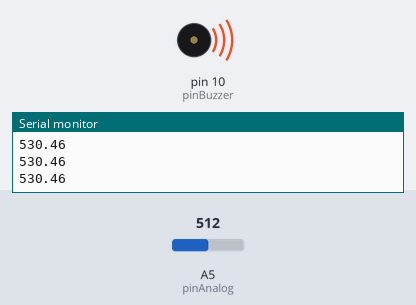
A sketch run on a simulated Arduino Uno, built with avr-gcc and run on an emulated ATmega328P. Shown: buzzer (waves = sounding), the last lines printed to the serial monitor. The inputs (shaded band) are chosen by the test bench; at power-on: A5 (pinAnalog) = 512.

Above: at 0.9 s.
1.3 s: A5 (pinAnalog) set to 25
At 1.71 s:
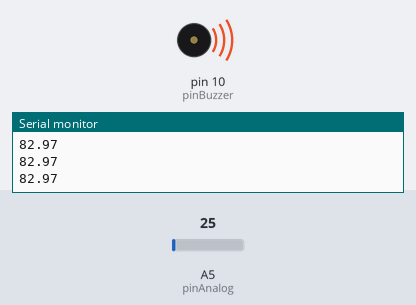
4.3 s: A5 (pinAnalog) set to 19
At 5.1 s:
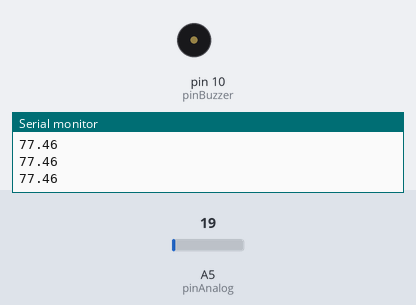
5.8 s: A5 (pinAnalog) set to 90
At 6.31 s:
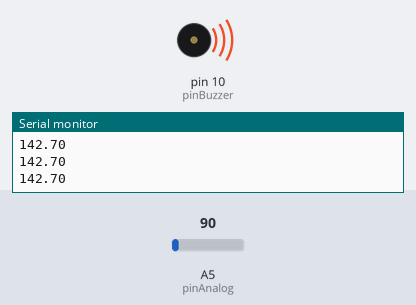
8.8 s: A5 (pinAnalog) set to 0
At 9.8 s:
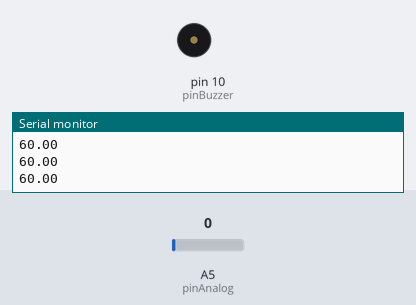
Timing chart, 0 to 11.3 s (numbered marks = the images above; inputs shaded):
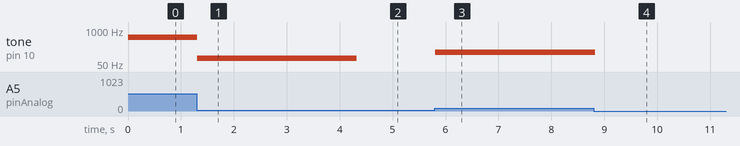

Measured:
- the behaviour switches between 22 and 21 on A5 (pinAnalog) (found by bisection; images 1 and 2)
- after the input at 1.3 s, tone on pin 10 (pinBuzzer): 530 Hz → 82 Hz at once
- after the input at 4.3 s, tone on pin 10 (pinBuzzer): 82 Hz → silent at once
- after the input at 5.8 s, tone on pin 10 (pinBuzzer): silent → 142 Hz at once
- after the input at 8.8 s, tone on pin 10 (pinBuzzer): 142 Hz → silent at once

The sketch:

fotoresistencia__buzzer__reto__class26.ino
```cpp
//reto: hacer sonar el buzzer segun el nivel de luz
//valor maximo potenciometro/fotorestencia que no tengo:1023
//valor minimo potenciometro:0
int pinBuzzer = 10;
int pinAnalog = A5;
int potencimeterVal;
float m=0;
float buzzDelay;
void setup() {
  Serial.begin(9600);
  pinMode(pinAnalog, INPUT);
  pinMode(pinBuzzer, OUTPUT);
}


void loop() {
  potencimeterVal = analogRead(pinAnalog);
  // Serial.println(potencimeterVal);
  buzzDelay=(float(1000-60)/float(1023-0)) *potencimeterVal+60 ;//trnsformamos el valor del potencimetro
  Serial.println(buzzDelay);
  if(buzzDelay>80){
    // digitalWrite(pinBuzzer, 1);//opcion2
    tone(pinBuzzer, buzzDelay);
    delay(100);
    // delay/* Microseconds */(buzzDelay);//opcion2
    noTone(pinBuzzer);
    // digitalWrite(pinBuzzer,0);//opcion2
  }
    // digitalWrite(pinBuzzer,0);//opcion2


}


  //aca entramos con la pendiente de linea
  //formula:
  //M=(Y2-Y1) =resultado =
  //              /        (M * Valor ) + Y1 = resultado
  //M=(X2-X1) =resultado =
  //
  //ej de uso:
  //buzzer de 60 a 10000 micro segundos
  //entrada analogica de 0 a 1023
  //X1=0,Y1=60, X2=1023,Y2=10000
  //M=10000-60 = 9940 =
  //               /     9,716520039 * valorPotenciometro + 60
  //M=1023-0   = 1023 =
  //
```

borrar1.ino
```cpp
/* int buzzPin = 4;
float buzzDelay;
int potPin = A4;
int potVal;


void setup() {
  pinMode(buzzPin, OUTPUT);
  Serial.begin(9600);
  pinMode(potPin, INPUT);
}

void loop() {
  potVal = analogRead(potPin);  //lectura analagica 0 a 1023
  //aca entramos con la pendiente de linea
  //formula:
  //M=(Y2-Y1) =resultado =
  //              /        (M * Valor ) + Y1 = resultado
  //M=(X2-X1) =resultado =
  //
  //ej de uso:
  //buzzer de 60 a 10000 micro segundos
  //entrada analogica de 0 a 1023
  //X1=0,Y1=60, X2=1023,Y2=10000
  //M=10000-60 = 9940 =
  //               /     9,716520039 * valorPotenciometro + 60
  //M=1023-0   = 1023 =
  //
  buzzDelay = (9940. / 1023.) * potVal + 60;  //transformamos valores de 60 a 1000 a un equivalente entre 0 y 1023
  Serial.println(potVal);


  digitalWrite(buzzPin, HIGH);
  delayMicroseconds(buzzDelay);
  digitalWrite(buzzPin, LOW);
  delayMicroseconds(buzzDelay);
} */
```
